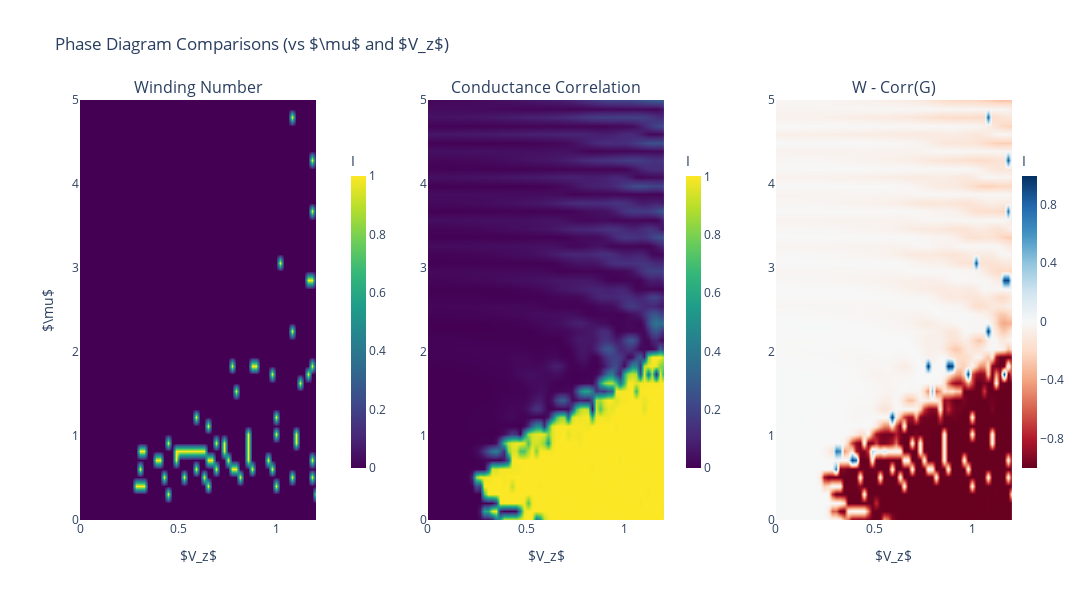

The code cell stored with this chart in its notebook:
### Code cell
from plotly.subplots import make_subplots

# --- 1. Define Data ---
mu_1 = pdi_arr[:, 0]
V_z_1 = pdi_arr[:, 1]
z_1 = filter_pdi(pdi_arr[:, 2])

mu_2 = params_list[:, 1]
V_z_2 = params_list[:, 2]
z_2 = corrs

mu_3 = params_list[:, 1]
V_z_3 = params_list[:, 2]
z_3 = I - corrs

# --- 2. Initialize Subplots (Without shared_yaxes) ---
fig = make_subplots(
    rows=1, cols=3,
    subplot_titles=(
        'Winding Number', 
        'Conductance Correlation', 
        'W - Corr(G)'
    ),
    horizontal_spacing=0.12  # Increased spacing to make room for Y-ticks on all plots
)

# --- 3. Add Traces ---
# Trace 1
fig.add_trace(go.Contour(
    x=V_z_1, y=mu_1, z=z_1,
    colorscale='Viridis', ncontours=100, line_width=0,
    contours=dict(coloring='heatmap', showlines=False),
    colorbar=dict(title='I', x=0.28, len=0.8, thickness=15)
), row=1, col=1)

# Trace 2
fig.add_trace(go.Contour(
    x=V_z_2, y=mu_2, z=z_2,
    colorscale='Viridis', ncontours=100, line_width=0,
    contours=dict(coloring='heatmap', showlines=False),
    colorbar=dict(title='I', x=0.64, len=0.8, thickness=15)
), row=1, col=2)

# Trace 3
fig.add_trace(go.Contour(
    x=V_z_3, y=mu_3, z=z_3,
    colorscale='RdBu', ncontours=100, line_width=0,
    contours=dict(coloring='heatmap', showlines=False),
    colorbar=dict(title='I', x=1.0, len=0.8, thickness=15)
), row=1, col=3)

# --- 4. Update Layout and Linked Axes ---
fig.update_layout(
    title_text='Phase Diagram Comparisons (vs $\\mu$ and $V_z$)',
    width=1400,
    height=600,
    showlegend=False
)

# Link all X and Y axes together, but force ticks to display on every panel
for i in range(1, 4):
    # Link X axes and show ticks
    fig.update_xaxes(title_text='$V_z$', row=1, col=i, matches='x', showticklabels=True)
    
    # Link Y axes and show ticks. 
    # We only put the Greek letter $\mu$ title on the far left plot to keep it clean, 
    # but the numeric ticks will show on all three.
    if i == 1:
        fig.update_yaxes(title_text='$\\mu$', row=1, col=i, matches='y', showticklabels=True)
    else:
        fig.update_yaxes(row=1, col=i, matches='y', showticklabels=True)

fig.show()

# --- Min/Max Calculation Logic ---
iiidx = 4
max_pos_diff_idx = np.where(z_3 == z_3.max())
max_pos_diff = z_3[max_pos_diff_idx][iiidx]
max_pos_diff_mu = mu_3[max_pos_diff_idx][iiidx]
max_pos_diff_Vz = V_z_3[max_pos_diff_idx][iiidx]

max_neg_diff_idx = np.where(z_3 == z_3.min())
max_neg_diff = z_3[max_neg_diff_idx]  
max_neg_diff_mu = mu_3[max_neg_diff_idx]  
max_neg_diff_Vz = V_z_3[max_neg_diff_idx] 

print(f"Max positive Difference: diff: {max_pos_diff}| mu: {max_pos_diff_mu}| Vz: {max_pos_diff_Vz}")
print(f"Max negative Difference: diff: {max_neg_diff}| mu: {max_neg_diff_mu}| Vz: {max_neg_diff_Vz}")

### Figure 1 — Plotly figure (JSON) as saved in the notebook; plotly's stock layout.template omitted (floating-point values rounded to 4 significant figures; data arrays with more than 128 entries replaced by an {"elided": "..."} marker saying what was removed)
{"data": [{"colorbar": {"len": 0.8, "thickness": 15, "title": {"text": "I"}, "x": 0.28}, "colorscale": [[0, "#440154"], [0.1111, "#482878"], [0.2222, "#3e4989"], [0.3333, "#31688e"], [0.4444, "#26828e"], [0.5556, "#1f9e89"], [0.6667, "#35b779"], [0.7778, "#6ece58"], [0.8889, "#b5de2b"], [1, "#fde725"]], "contours": {"coloring": "heatmap", "showlines": false}, "line": {"width": 0}, "ncontours": 100, "type": "contour", "x": {"elided": "3000 float values"}, "xaxis": "x", "y": {"elided": "3000 float values"}, "yaxis": "y", "z": {"elided": "3000 float values"}}, {"colorbar": {"len": 0.8, "thickness": 15, "title": {"text": "I"}, "x": 0.64}, "colorscale": [[0, "#440154"], [0.1111, "#482878"], [0.2222, "#3e4989"], [0.3333, "#31688e"], [0.4444, "#26828e"], [0.5556, "#1f9e89"], [0.6667, "#35b779"], [0.7778, "#6ece58"], [0.8889, "#b5de2b"], [1, "#fde725"]], "contours": {"coloring": "heatmap", "showlines": false}, "line": {"width": 0}, "ncontours": 100, "type": "contour", "x": {"elided": "3000 float values"}, "xaxis": "x2", "y": {"elided": "3000 float values"}, "yaxis": "y2", "z": {"elided": "3000 float values"}}, {"colorbar": {"len": 0.8, "thickness": 15, "title": {"text": "I"}, "x": 1}, "colorscale": [[0, "rgb(103,0,31)"], [0.1, "rgb(178,24,43)"], [0.2, "rgb(214,96,77)"], [0.3, "rgb(244,165,130)"], [0.4, "rgb(253,219,199)"], [0.5, "rgb(247,247,247)"], [0.6, "rgb(209,229,240)"], [0.7, "rgb(146,197,222)"], [0.8, "rgb(67,147,195)"], [0.9, "rgb(33,102,172)"], [1, "rgb(5,48,97)"]], "contours": {"coloring": "heatmap", "showlines": false}, "line": {"width": 0}, "ncontours": 100, "type": "contour", "x": {"elided": "3000 float values"}, "xaxis": "x3", "y": {"elided": "3000 float values"}, "yaxis": "y3", "z": {"elided": "3000 float values"}}], "layout": {"annotations": [{"font": {"size": 16}, "showarrow": false, "text": "Winding Number", "x": 0.1267, "xanchor": "center", "xref": "paper", "y": 1, "yanchor": "bottom", "yref": "paper"}, {"font": {"size": 16}, "showarrow": false, "text": "Conductance Correlation", "x": 0.5, "xanchor": "center", "xref": "paper", "y": 1, "yanchor": "bottom", "yref": "paper"}, {"font": {"size": 16}, "showarrow": false, "text": "W - Corr(G)", "x": 0.8733, "xanchor": "center", "xref": "paper", "y": 1, "yanchor": "bottom", "yref": "paper"}], "height": 600, "showlegend": false, "title": {"text": "Phase Diagram Comparisons (vs $\\mu$ and $V_z$)"}, "width": 1400, "xaxis": {"anchor": "y", "domain": [0, 0.2533], "matches": "x", "showticklabels": true, "title": {"text": "$V_z$"}}, "xaxis2": {"anchor": "y2", "domain": [0.3733, 0.6267], "matches": "x", "showticklabels": true, "title": {"text": "$V_z$"}}, "xaxis3": {"anchor": "y3", "domain": [0.7467, 1], "matches": "x", "showticklabels": true, "title": {"text": "$V_z$"}}, "yaxis": {"anchor": "x", "domain": [0, 1], "matches": "y", "showticklabels": true, "title": {"text": "$\\mu$"}}, "yaxis2": {"anchor": "x2", "domain": [0, 1], "matches": "y", "showticklabels": true}, "yaxis3": {"anchor": "x3", "domain": [0, 1], "matches": "y", "showticklabels": true}}}
